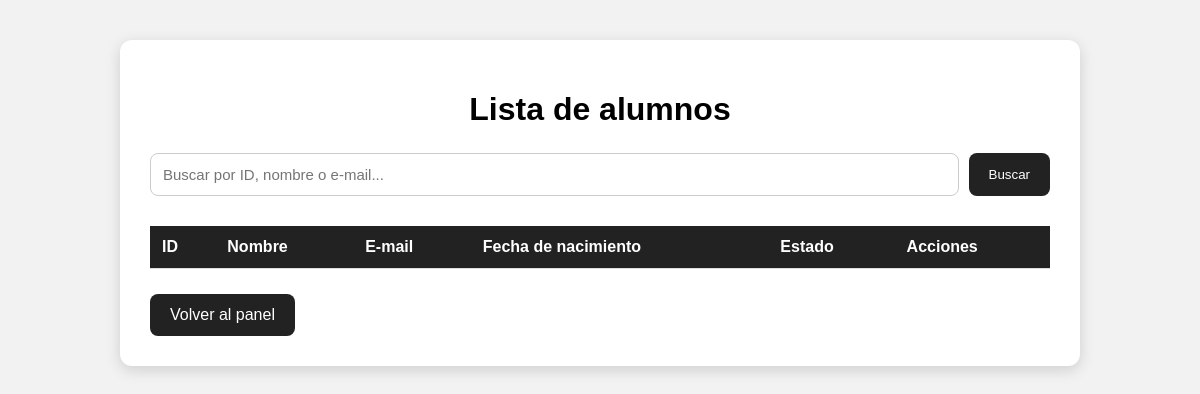
The app's page /alumnos (signed in), older data.
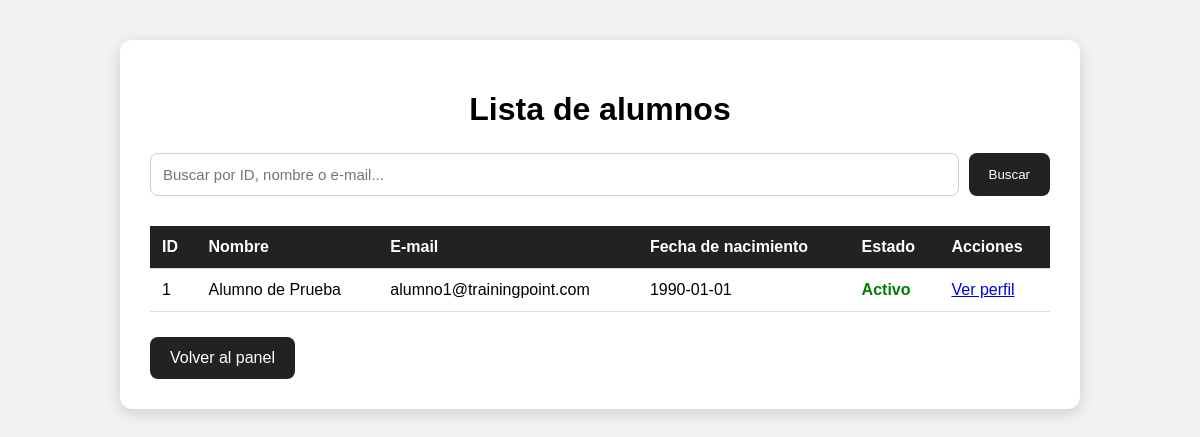
The same page, newer data.
### tables this page shows
CREATE TABLE alumnos (
            id INTEGER PRIMARY KEY AUTOINCREMENT,
            usuario_id INTEGER UNIQUE,
            nombre TEXT NOT NULL,
            email TEXT,
            fecha_nacimiento TEXT,
            telefono TEXT,
            direccion TEXT,
            certificado_medico TEXT,
            activo INTEGER DEFAULT 1,
            FOREIGN KEY (usuario_id) REFERENCES usuarios(id)
        );

### app.py (the view)
@app.route("/alumnos")
def mostrar_alumnos():
    if "usuario_id" not in session:
        return redirect(url_for("inicio"))
    if session["rol"] != "administrador":
        return "Acceso no autorizado."
    busqueda = request.args.get("busqueda", "").strip()
    conexion = conectar()
    conexion.row_factory = sqlite3.Row
    cursor = conexion.cursor()
    if busqueda:
        cursor.execute("""
            SELECT id, nombre, email, fecha_nacimiento, telefono, activo
            FROM alumnos
            WHERE CAST(id AS TEXT) LIKE ?
               OR nombre LIKE ?
               OR email LIKE ?
            ORDER BY nombre
        """, (
            f"%{busqueda}%",
            f"%{busqueda}%",
            f"%{busqueda}%"
        ))
    else:
        cursor.execute("""
            SELECT id, nombre, email, fecha_nacimiento, telefono, activo
            FROM alumnos
            ORDER BY nombre
        """)
    alumnos = cursor.fetchall()
    conexion.close()
    return render_template(
        "alumnos.html",
        alumnos=alumnos,
        busqueda=busqueda
    )

### database.py (called while the page is built)
def conectar():
    conexion = sqlite3.connect("trainingpoint.db")
    return conexion

### templates/alumnos.html (shortened to what this page needs)
<!DOCTYPE html>
<html lang="es">
<head>
</head>
<body>
    <div class="contenedor">
        <h1>Lista de alumnos</h1>
        <form method="GET" action="{{ url_for('mostrar_alumnos') }}" class="buscador">
            <input
                type="text"
                name="busqueda"
                placeholder="Buscar por ID, nombre o e-mail..."
                value="{{ busqueda }}"
            >
            <button type="submit">Buscar</button>
        </form>
        <table>
            <tr>
                <th>ID</th>
                <th>Nombre</th>
                <th>E-mail</th>
                <th>Fecha de nacimiento</th>
                <th>Estado</th>
                <th>Acciones</th>
            </tr>
            {% for alumno in alumnos %}
            <tr>
                <td>{{ alumno.id }}</td>
                <td>{{ alumno.nombre }}</td>
                <td>{{ alumno.email }}</td>
                <td>{{ alumno.fecha_nacimiento }}</td>
                <td>
                    {% if alumno.activo == 1 %}
                        <span class="estado-activo">Activo</span>
                    {% else %}
                        <span class="estado-inactivo">Inactivo</span>
                    {% endif %}
                </td>
                <td>
                    <a href="{{ url_for('perfil_alumno_admin', alumno_id=alumno.id) }}">
                        Ver perfil
                    </a>
                </td>
            </tr>
            {% endfor %}
        </table>
        <a href="{{ url_for('panel') }}" class="volver">
            Volver al panel
        </a>
    </div>
</body>
</html>

Row changes from the older to the newer data that the page shows:
added alumnos: id "1", nombre "Alumno de Prueba", email "alumno1@trainingpoint.com", fecha_nacimiento "1990-01-01", activo "Activo"
